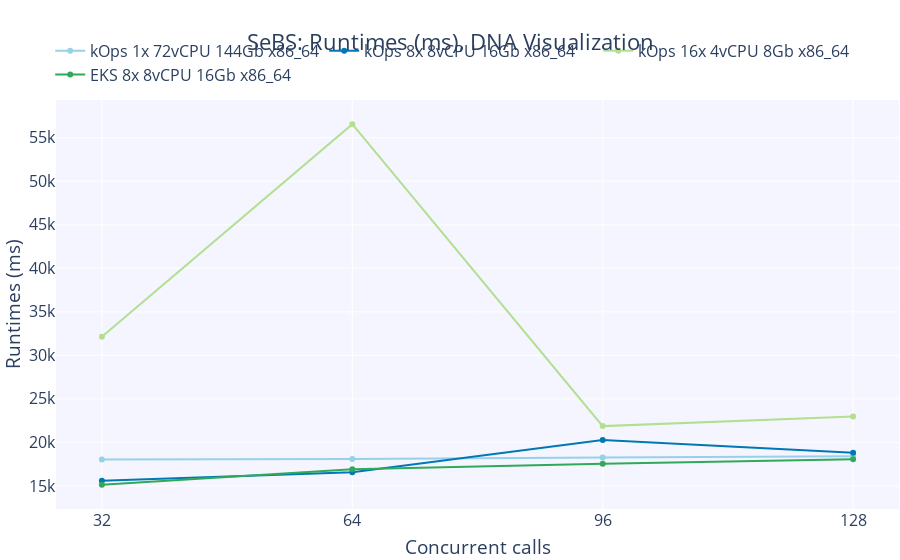

Here is the notebook cell this chart was saved with:
### Code cell
fig = go.Figure()

# Add figure title
fig.update_layout(
    legend=dict(
        orientation="h",
        yanchor="bottom",
        y=1.02,
        xanchor="center",
        x=0.47
    ),
    margin=dict(
        # t=1,
        b=1,
        l=1,
        r=1,
        autoexpand=True
    ),
    font=dict(
        size=16
    ),
    title = dict(
        text = "SeBS: Runtimes (ms), DNA Visualization",
        x = 0.5,
        xanchor = 'center'
    ),
    xaxis = dict(
        tickmode = 'array',
        tickvals = concurrent_calls
    ),
    xaxis_title_text='Concurrent calls',
    yaxis_title_text='Runtimes (ms)',
    plot_bgcolor=bgColor
)

for i, k in enumerate(clusters):
    fig.add_trace(
        go.Scatter(
            x = concurrent_calls,
            y = [sebs_df[k]['dna'][c]['runtime'].mean() for c in concurrent_calls], 
            name = k,
            marker_color=colorPallet[i]
        )
    )
    
fig.show()

### Figure 1 — Plotly figure (JSON) as saved in the notebook; plotly's stock layout.template omitted (floating-point values rounded to 4 significant figures)
{"data": [{"marker": {"color": "rgba(151, 209, 233, 255)"}, "name": "kOps 1x 72vCPU 144Gb x86_64", "type": "scatter", "x": [32, 64, 96, 128], "y": [18030.0, 18090.0, 18280.0, 18410.0]}, {"marker": {"color": "rgba(0, 120, 179, 255)"}, "name": "kOps 8x 8vCPU 16Gb x86_64", "type": "scatter", "x": [32, 64, 96, 128], "y": [15600.0, 16570.0, 20270.0, 18820.0]}, {"marker": {"color": "rgba(179, 223, 146, 255)"}, "name": "kOps 16x 4vCPU 8Gb x86_64", "type": "scatter", "x": [32, 64, 96, 128], "y": [32130.0, 56560.0, 21870.0, 22970.0]}, {"marker": {"color": "rgba(49, 169, 90, 255)"}, "name": "EKS 8x 8vCPU 16Gb x86_64", "type": "scatter", "x": [32, 64, 96, 128], "y": [15130.0, 16930.0, 17560.0, 18070.0]}], "layout": {"font": {"size": 16}, "legend": {"orientation": "h", "x": 0.47, "xanchor": "center", "y": 1.02, "yanchor": "bottom"}, "margin": {"autoexpand": true, "b": 1, "l": 1, "r": 1}, "plot_bgcolor": "rgba(245,245,255,255)", "title": {"text": "SeBS: Runtimes (ms), DNA Visualization", "x": 0.5, "xanchor": "center"}, "xaxis": {"autorange": true, "range": [25.97, 134.0], "tickmode": "array", "tickvals": [32, 64, 96, 128], "title": {"text": "Concurrent calls"}, "type": "linear"}, "yaxis": {"autorange": true, "range": [12170.0, 59520.0], "title": {"text": "Runtimes (ms)"}, "type": "linear"}}}
